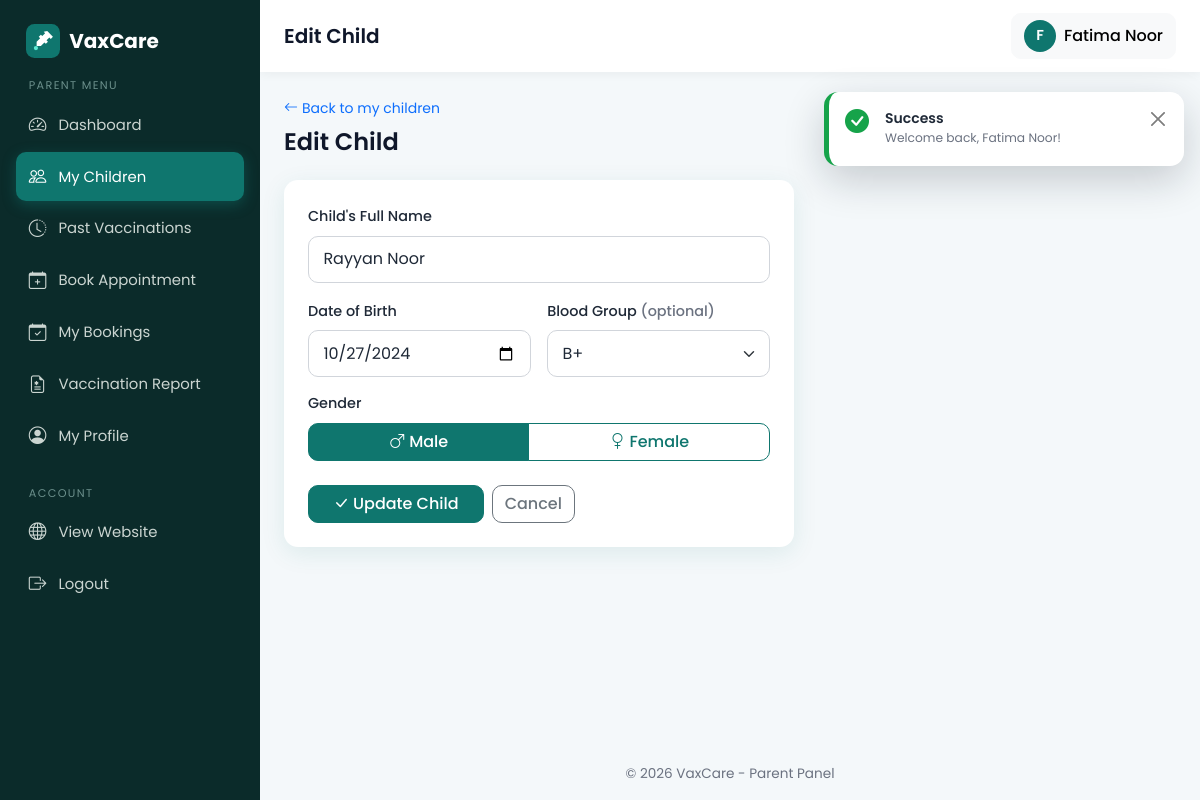
The app's page /parent/child_form.php?id=5 (signed in) with its own data.
### tables this page shows
CREATE TABLE children (
  id INT AUTO_INCREMENT PRIMARY KEY,
  parent_id INT NOT NULL,
  name VARCHAR(100) NOT NULL,
  dob DATE NOT NULL,
  gender ENUM('male','female') NOT NULL,
  blood_group VARCHAR(5),
  created_at TIMESTAMP DEFAULT CURRENT_TIMESTAMP,
  FOREIGN KEY (parent_id) REFERENCES users(id) ON DELETE CASCADE
);

### parent/child_form.php (the view, shortened to what this page needs)
<?php
require_once __DIR__ . '/../config/db.php';
$parentId = (int)$_SESSION['user_id'];
$id       = (int)($_GET['id'] ?? 0);
$isEdit   = $id > 0;
$bloodGroups = ['A+', 'A-', 'B+', 'B-', 'AB+', 'AB-', 'O+', 'O-'];
$data = ['name' => '', 'dob' => '', 'gender' => 'male', 'blood_group' => ''];
if ($isEdit) {
    $stmt = $pdo->prepare('SELECT * FROM children WHERE id = ? AND parent_id = ?');
    $stmt->execute([$id, $parentId]);
    $row = $stmt->fetch();
    $data = [
        'name'        => $row['name'],
        'dob'         => $row['dob'],
        'gender'      => $row['gender'],
        'blood_group' => (string)$row['blood_group'],
    ];
}
$pageTitle  = $isEdit ? 'Edit Child' : 'Add Child';
require_once __DIR__ . '/../includes/parent_header.php';
?>
<div class="mb-4">
  <a href="<?= BASE_URL ?>/parent/children.php" class="text-decoration-none small">
    <i class="bi bi-arrow-left me-1"></i>Back to my children
  </a>
  <h4 class="mt-2 mb-0"><?= e($pageTitle) ?></h4>
</div>
<div class="row">
  <div class="col-lg-7">
    <div class="card">
      <div class="card-body p-4">
        <form method="post" class="needs-validation" novalidate>
          <div class="row g-3">
            <div class="col-12">
              <label for="name" class="form-label">Child's Full Name</label>
              <input type="text" class="form-control" id="name" name="name"
                     value="<?= e($data['name']) ?>" minlength="2" maxlength="100" required>
            </div>
            <div class="col-md-6">
              <label for="dob" class="form-label">Date of Birth</label>
              <input type="date" class="form-control" id="dob" name="dob" value="<?= e($data['dob']) ?>"
                     min="<?= date('Y-m-d', strtotime('-18 years')) ?>" max="<?= date('Y-m-d') ?>" required>
            </div>
            <div class="col-md-6">
              <label for="blood_group" class="form-label">Blood Group <span class="text-muted">(optional)</span></label>
              <select class="form-select" id="blood_group" name="blood_group">
                <?php foreach ($bloodGroups as $bg): ?>
                  <option value="<?= $bg ?>" <?= $data['blood_group'] === $bg ? 'selected' : '' ?>><?= $bg ?></option>
                <?php endforeach; ?>
              </select>
            </div>
            <div class="col-12">
              <label class="form-label d-block">Gender</label>
              <div class="btn-group w-100" role="group">
                <label class="btn btn-outline-primary" for="g_male"><i class="bi bi-gender-male me-1"></i>Male</label>
                <label class="btn btn-outline-primary" for="g_female"><i class="bi bi-gender-female me-1"></i>Female</label>
              </div>
            </div>
          </div>
          <div class="mt-4 d-flex gap-2">
            <button type="submit" class="btn btn-primary px-4">
              <i class="bi bi-check-lg me-1"></i><?= $isEdit ? 'Update Child' : 'Save Child' ?>
            </button>
            <a href="<?= BASE_URL ?>/parent/children.php" class="btn btn-outline-secondary">Cancel</a>
          </div>
        </form>
      </div>
    </div>
  </div>
</div>
<?php require_once __DIR__ . '/../includes/parent_footer.php'; ?>

### assets/css/style.css (style rules this page uses)
:root { --brand: #0f766e; --brand-dark: #115e59; --brand-light: #ccfbf1; --accent: #2563eb; --bg: #f4f8fa; --text: #1f2937; --muted: #6b7280; --radius: 14px; --shadow: 0 6px 24px rgba(15, 118, 110, 0.10); --bs-primary: #0f766e; --bs-primary-rgb: 15, 118, 110; --bs-link-color: #0f766e; --bs-link-hover-color: #115e59; --bs-body-font-family: 'Poppins', system-ui, sans-serif; --bs-body-color: var(--text); }
html { scroll-behavior: smooth; }
body { font-family: 'Poppins', system-ui, sans-serif; background: var(--bg); color: var(--text); min-height: 100vh; display: flex; flex-direction: column; }
h1, h2, h3, h4, h5, h6 { font-weight: 600; color: #0f172a; }
.text-muted { color: var(--muted) !important; }
.btn { border-radius: 10px; font-weight: 500; transition: all .2s ease; }
.btn-primary { --bs-btn-bg: var(--brand); --bs-btn-border-color: var(--brand); --bs-btn-hover-bg: var(--brand-dark); --bs-btn-hover-border-color: var(--brand-dark); --bs-btn-active-bg: var(--brand-dark); --bs-btn-active-border-color: var(--brand-dark); --bs-btn-disabled-bg: var(--brand); --bs-btn-disabled-border-color: var(--brand); }
.btn-outline-primary { --bs-btn-color: var(--brand); --bs-btn-border-color: var(--brand); --bs-btn-hover-bg: var(--brand); --bs-btn-hover-border-color: var(--brand); --bs-btn-active-bg: var(--brand); --bs-btn-active-border-color: var(--brand); }
.card { border: 0; border-radius: var(--radius); box-shadow: var(--shadow); }
.form-control, .form-select { border-radius: 10px; padding: .65rem .9rem; border: 1px solid #d1d5db; }
.form-label { font-weight: 500; font-size: .9rem; }
.btn-check:checked + .btn-outline-primary { background: var(--brand); color: #fff; }
body.admin-body { display: block; background: var(--bg); }
:root { --bs-primary-bg-subtle: #ccfbf1; --bs-primary-text-emphasis: #0f766e; }
html { scroll-padding-top: 80px; }

### records on screen
children: name "Rayyan Noor", dob "10/27/2024", blood_group "B+"

### other values on screen
APP_NAME "VaxCare"
$label "Dashboard"
$label "My Children"
$label "Past Vaccinations"
$label "Book Appointment"
$label "My Bookings"
$label "Vaccination Report"
$label "My Profile"
$pageTitle "Edit Child"
mb_strtoupper(mb_substr($_SESSION['name'] ?? 'P', 0, 1)) "F"
$_SESSION['name'] "Fatima Noor"
$title "Success"
$flash['message'] "Welcome back, Fatima Noor!"
